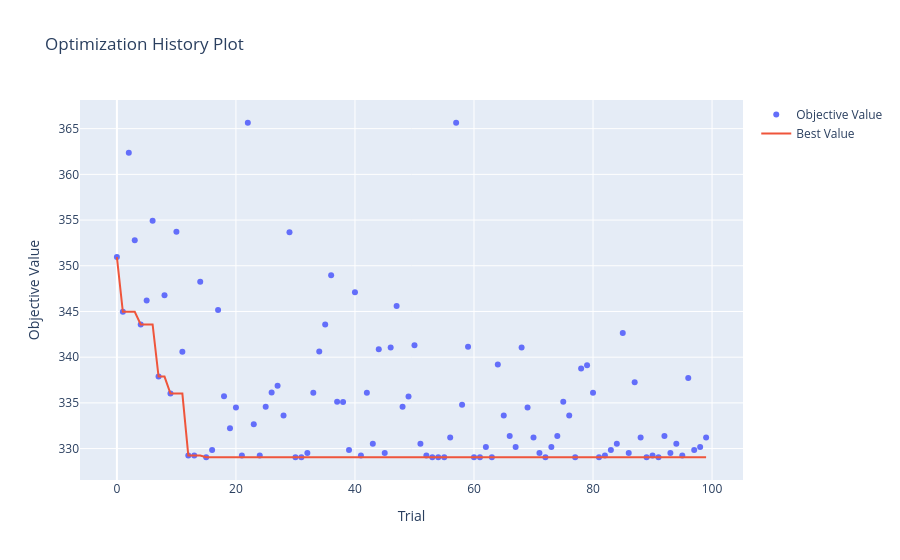
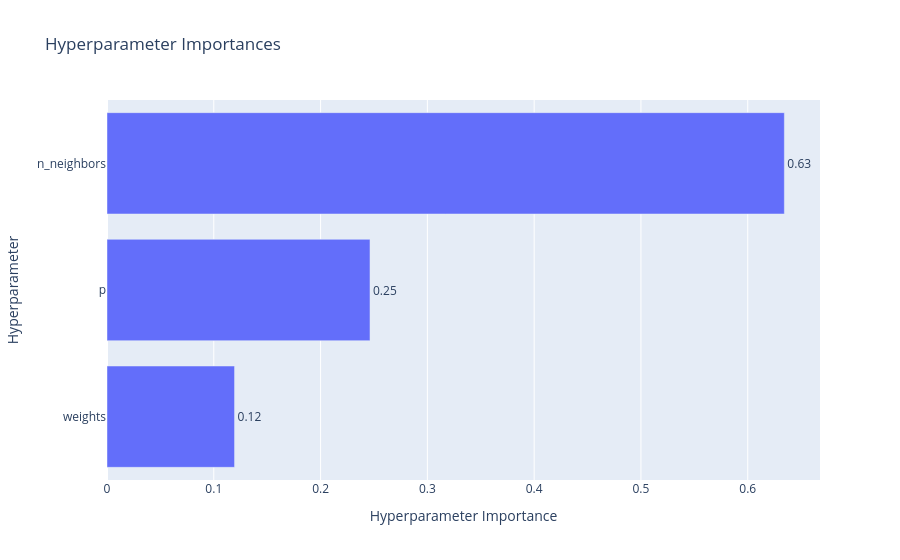

Source (notebook cell) for these figures, in order:
### Code cell
def objective(trial):
    params = {
        "n_neighbors": trial.suggest_int('n_neighbors', 2, 40),
        "weights": trial.suggest_categorical('weights', ['uniform', 'distance']),
        "p": trial.suggest_int('p', 1, 4)
    }

    model = KNeighborsRegressor(**params, n_jobs=5)
    pipeline = Pipeline([
        ("preprocessor", knn_preprocessor),
        ("model", model)
    ])

    scorer = make_scorer(root_mean_squared_error)

    scores = cross_val_score(
        pipeline,
        X_train_val,
        y_train_val,
        cv=cv,
        scoring=scorer
    )

    return scores.mean()

sampler = optuna.samplers.TPESampler(seed=RANDOM_STATE)
study = optuna.create_study(direction='minimize', sampler=sampler)
study.optimize(objective, n_trials=100, show_progress_bar=True)

fig1 = optuna.visualization.plot_optimization_history(study)
fig2 = optuna.visualization.plot_param_importances(study)

display(fig1)
display(fig2) 

best_params = study.best_params
print("Лучшие гиперпараметры:", best_params)
best_value = study.best_value
print("Лучшее среднее значение RMSE на кросс-валидации:", round(best_value, 3))

### Figure 1 — Plotly figure (JSON) as saved in the notebook; plotly's stock layout.template omitted (floating-point values rounded to 4 significant figures)
{"data": [{"mode": "markers", "name": "Objective Value", "type": "scatter", "x": [0, 1, 2, 3, 4, 5, 6, 7, 8, 9, 10, 11, 12, 13, 14, 15, 16, 17, 18, 19, 20, 21, 22, 23, 24, 25, 26, 27, 28, 29, 30, 31, 32, 33, 34, 35, 36, 37, 38, 39, 40, 41, 42, 43, 44, 45, 46, 47, 48, 49, 50, 51, 52, 53, 54, 55, 56, 57, 58, 59, 60, 61, 62, 63, 64, 65, 66, 67, 68, 69, 70, 71, 72, 73, 74, 75, 76, 77, 78, 79, 80, 81, 82, 83, 84, 85, 86, 87, 88, 89, 90, 91, 92, 93, 94, 95, 96, 97, 98, 99], "y": [350.9, 345.0, 362.4, 352.8, 343.6, 346.2, 354.9, 337.9, 346.8, 336.0, 353.7, 340.6, 329.2, 329.2, 348.2, 329.1, 329.8, 345.2, 335.7, 332.2, 334.5, 329.2, 365.6, 332.7, 329.2, 334.6, 336.1, 336.9, 333.6, 353.7, 329.1, 329.1, 329.5, 336.1, 340.6, 343.6, 349.0, 335.1, 335.1, 329.8, 347.1, 329.2, 336.1, 330.5, 340.9, 329.5, 341.1, 345.6, 334.6, 335.7, 341.3, 330.5, 329.2, 329.1, 329.1, 329.1, 331.2, 365.6, 334.8, 341.2, 329.1, 329.1, 330.2, 329.1, 339.2, 333.6, 331.4, 330.2, 341.1, 334.5, 331.2, 329.5, 329.1, 330.2, 331.4, 335.1, 333.6, 329.1, 338.8, 339.1, 336.1, 329.1, 329.2, 329.8, 330.5, 342.6, 329.5, 337.3, 331.2, 329.1, 329.2, 329.1, 331.4, 329.5, 330.5, 329.2, 337.7, 329.8, 330.2, 331.2]}, {"mode": "lines", "name": "Best Value", "type": "scatter", "x": [0, 1, 2, 3, 4, 5, 6, 7, 8, 9, 10, 11, 12, 13, 14, 15, 16, 17, 18, 19, 20, 21, 22, 23, 24, 25, 26, 27, 28, 29, 30, 31, 32, 33, 34, 35, 36, 37, 38, 39, 40, 41, 42, 43, 44, 45, 46, 47, 48, 49, 50, 51, 52, 53, 54, 55, 56, 57, 58, 59, 60, 61, 62, 63, 64, 65, 66, 67, 68, 69, 70, 71, 72, 73, 74, 75, 76, 77, 78, 79, 80, 81, 82, 83, 84, 85, 86, 87, 88, 89, 90, 91, 92, 93, 94, 95, 96, 97, 98, 99], "y": [350.9, 345.0, 345.0, 345.0, 343.6, 343.6, 343.6, 337.9, 337.9, 336.0, 336.0, 336.0, 329.2, 329.2, 329.2, 329.1, 329.1, 329.1, 329.1, 329.1, 329.1, 329.1, 329.1, 329.1, 329.1, 329.1, 329.1, 329.1, 329.1, 329.1, 329.1, 329.1, 329.1, 329.1, 329.1, 329.1, 329.1, 329.1, 329.1, 329.1, 329.1, 329.1, 329.1, 329.1, 329.1, 329.1, 329.1, 329.1, 329.1, 329.1, 329.1, 329.1, 329.1, 329.1, 329.1, 329.1, 329.1, 329.1, 329.1, 329.1, 329.1, 329.1, 329.1, 329.1, 329.1, 329.1, 329.1, 329.1, 329.1, 329.1, 329.1, 329.1, 329.1, 329.1, 329.1, 329.1, 329.1, 329.1, 329.1, 329.1, 329.1, 329.1, 329.1, 329.1, 329.1, 329.1, 329.1, 329.1, 329.1, 329.1, 329.1, 329.1, 329.1, 329.1, 329.1, 329.1, 329.1, 329.1, 329.1, 329.1]}, {"marker": {"color": "#cccccc"}, "mode": "markers", "name": "Infeasible Trial", "showlegend": false, "type": "scatter", "x": [], "y": []}], "layout": {"title": {"text": "Optimization History Plot"}, "xaxis": {"title": {"text": "Trial"}}, "yaxis": {"title": {"text": "Objective Value"}}}}

### Figure 2 — Plotly figure (JSON) as saved in the notebook; plotly's stock layout.template omitted (floating-point values rounded to 4 significant figures)
{"data": [{"cliponaxis": false, "hovertemplate": ["weights (CategoricalDistribution): 0.11944147534841967<extra></extra>", "p (IntDistribution): 0.24627345500683412<extra></extra>", "n_neighbors (IntDistribution): 0.6342850696447463<extra></extra>"], "name": "Objective Value", "orientation": "h", "text": ["0.12", "0.25", "0.63"], "textposition": "outside", "type": "bar", "x": [0.1194, 0.2463, 0.6343], "y": ["weights", "p", "n_neighbors"]}], "layout": {"title": {"text": "Hyperparameter Importances"}, "xaxis": {"title": {"text": "Hyperparameter Importance"}}, "yaxis": {"title": {"text": "Hyperparameter"}}}}
